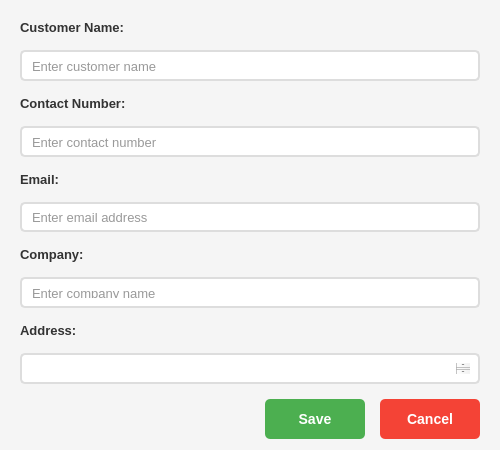
<?xml version="1.0" encoding="UTF-8"?>
<ui version="4.0">
 <class>CustomerDialog</class>
 <widget class="QDialog" name="CustomerDialog">
  <property name="geometry">
   <rect>
    <x>0</x>
    <y>0</y>
    <width>500</width>
    <height>450</height>
   </rect>
  </property>
  <property name="minimumSize">
   <size>
    <width>500</width>
    <height>450</height>
   </size>
  </property>
  <property name="maximumSize">
   <size>
    <width>500</width>
    <height>450</height>
   </size>
  </property>
  <property name="windowTitle">
   <string>Customer Details</string>
  </property>
  <property name="styleSheet">
   <string notr="true">QDialog {
    background-color: #f5f5f5;
}

QLabel {
    font-size: 13px;
    color: #333;
    font-weight: bold;
}

QLineEdit, QTextEdit {
    padding: 8px;
    border: 2px solid #ddd;
    border-radius: 5px;
    font-size: 13px;
    background-color: white;
    color: #333;
}

QLineEdit:focus, QTextEdit:focus {
    border: 2px solid #2196F3;
}

QPushButton#btnSave {
    background-color: #4CAF50;
    color: white;
    padding: 10px 25px;
    border: none;
    border-radius: 5px;
    font-size: 14px;
    font-weight: bold;
}

QPushButton#btnSave:hover {
    background-color: #45a049;
}

QPushButton#btnCancel {
    background-color: #f44336;
    color: white;
    padding: 10px 25px;
    border: none;
    border-radius: 5px;
    font-size: 14px;
    font-weight: bold;
}

QPushButton#btnCancel:hover {
    background-color: #da190b;
}</string>
  </property>
  <layout class="QVBoxLayout" name="verticalLayout">
   <property name="spacing">
    <number>15</number>
   </property>
   <property name="leftMargin">
    <number>20</number>
   </property>
   <property name="topMargin">
    <number>20</number>
   </property>
   <property name="rightMargin">
    <number>20</number>
   </property>
   <property name="bottomMargin">
    <number>20</number>
   </property>
   <item>
    <widget class="QLabel" name="label">
     <property name="text">
      <string>Customer Name:</string>
     </property>
    </widget>
   </item>
   <item>
    <widget class="QLineEdit" name="txtName">
     <property name="placeholderText">
      <string>Enter customer name</string>
     </property>
    </widget>
   </item>
   <item>
    <widget class="QLabel" name="label_2">
     <property name="text">
      <string>Contact Number:</string>
     </property>
    </widget>
   </item>
   <item>
    <widget class="QLineEdit" name="txtContact">
     <property name="placeholderText">
      <string>Enter contact number</string>
     </property>
    </widget>
   </item>
   <item>
    <widget class="QLabel" name="label_3">
     <property name="text">
      <string>Email:</string>
     </property>
    </widget>
   </item>
   <item>
    <widget class="QLineEdit" name="txtEmail">
     <property name="placeholderText">
      <string>Enter email address</string>
     </property>
    </widget>
   </item>
   <item>
    <widget class="QLabel" name="label_4">
     <property name="text">
      <string>Company:</string>
     </property>
    </widget>
   </item>
   <item>
    <widget class="QLineEdit" name="txtCompany">
     <property name="placeholderText">
      <string>Enter company name</string>
     </property>
    </widget>
   </item>
   <item>
    <widget class="QLabel" name="label_5">
     <property name="text">
      <string>Address:</string>
     </property>
    </widget>
   </item>
   <item>
    <widget class="QTextEdit" name="txtAddress">
     <property name="maximumSize">
      <size>
       <width>16777215</width>
       <height>80</height>
      </size>
     </property>
     <property name="placeholderText">
      <string>Enter address</string>
     </property>
    </widget>
   </item>
   <item>
    <spacer name="verticalSpacer">
     <property name="orientation">
      <enum>Qt::Vertical</enum>
     </property>
     <property name="sizeHint" stdset="0">
      <size>
       <width>20</width>
       <height>40</height>
      </size>
     </property>
    </spacer>
   </item>
   <item>
    <layout class="QHBoxLayout" name="horizontalLayout">
     <item>
      <spacer name="horizontalSpacer">
       <property name="orientation">
        <enum>Qt::Horizontal</enum>
       </property>
       <property name="sizeHint" stdset="0">
        <size>
         <width>40</width>
         <height>20</height>
        </size>
       </property>
      </spacer>
     </item>
     <item>
      <widget class="QPushButton" name="btnSave">
       <property name="minimumSize">
        <size>
         <width>100</width>
         <height>40</height>
        </size>
       </property>
       <property name="cursor">
        <cursorShape>PointingHandCursor</cursorShape>
       </property>
       <property name="text">
        <string>Save</string>
       </property>
      </widget>
     </item>
     <item>
      <widget class="QPushButton" name="btnCancel">
       <property name="minimumSize">
        <size>
         <width>100</width>
         <height>40</height>
        </size>
       </property>
       <property name="cursor">
        <cursorShape>PointingHandCursor</cursorShape>
       </property>
       <property name="text">
        <string>Cancel</string>
       </property>
      </widget>
     </item>
    </layout>
   </item>
  </layout>
 </widget>
 <resources/>
 <connections/>
</ui>
